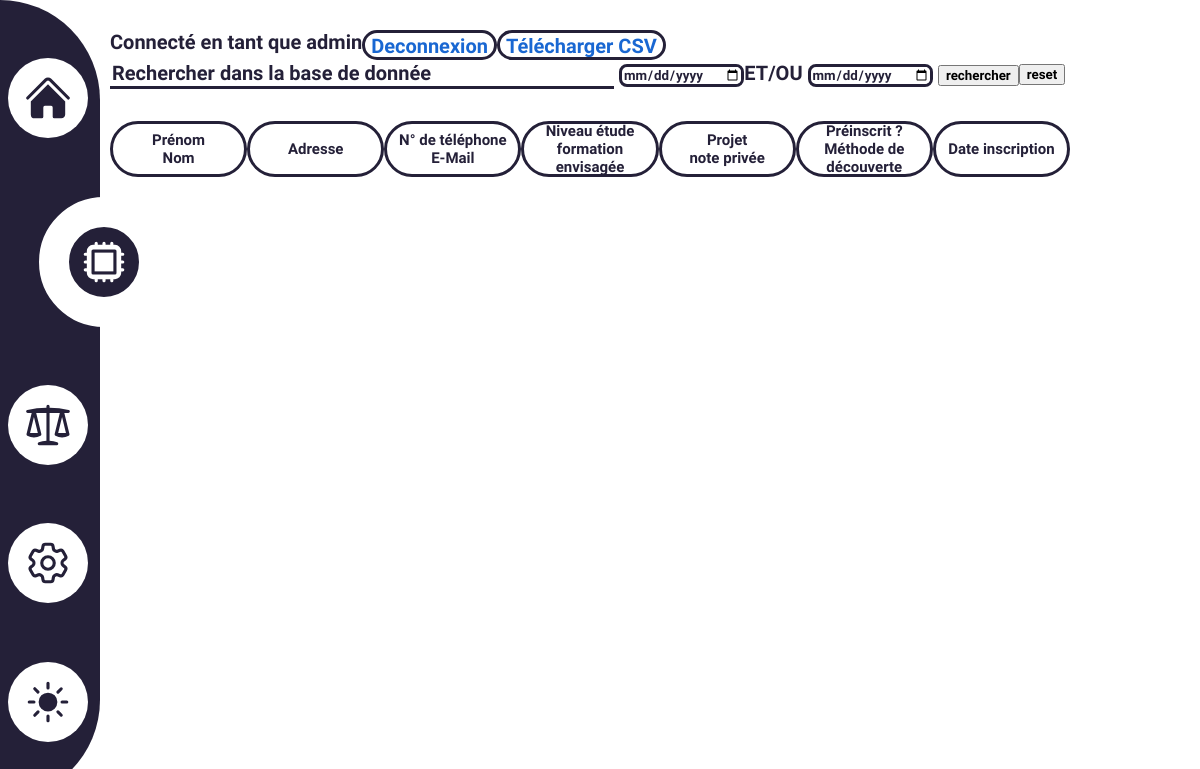
/admin.php (signed in), run on an earlier commit of the app's database.
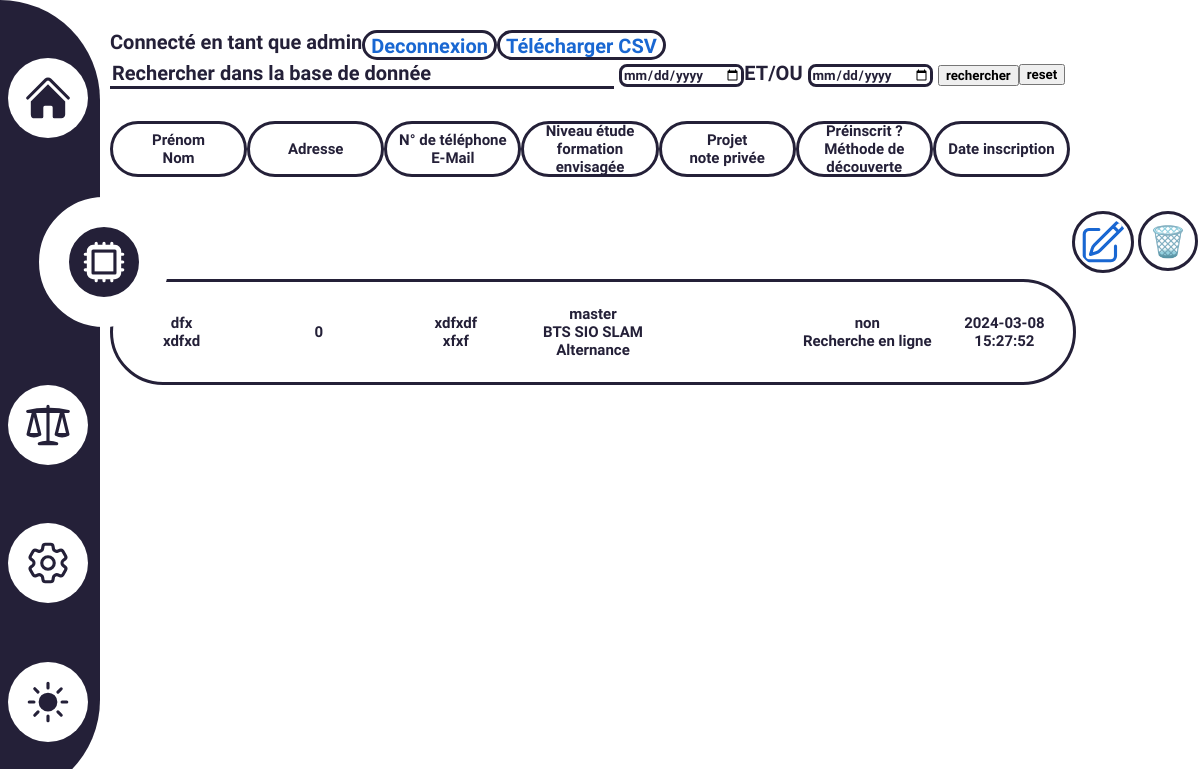
And on a later commit of the database.
### tables this page shows
CREATE TABLE IF NOT EXISTS `prospect` (
  `id_prospect` int NOT NULL AUTO_INCREMENT,
  `prenom` varchar(50) NOT NULL,
  `nom` varchar(50) NOT NULL,
  `email` varchar(100) NOT NULL,
  `tel` varchar(10) NOT NULL,
  `adresse` varchar(100) NOT NULL,
  `ville` varchar(50) NOT NULL,
  `code_postal` int NOT NULL,
  `formation` varchar(50) NOT NULL,
  `formation_option` varchar(50) NOT NULL,
  `formation_alternance` int NOT NULL,
  `projet` text NOT NULL,
  `note_prive` text NOT NULL,
  `pre_inscrit` tinyint(1) NOT NULL,
  `niveau_etude` varchar(20) NOT NULL,
  `decouverte_IIA` varchar(100) NOT NULL,
  `heure_enregistrement` datetime NOT NULL,
  PRIMARY KEY (`id_prospect`)
);

CREATE TABLE IF NOT EXISTS `niveau_etude` (
  `id_niveau` int NOT NULL AUTO_INCREMENT,
  `RNCP` varchar(20) NOT NULL,
  `equivalent` varchar(10) NOT NULL,
  PRIMARY KEY (`id_niveau`)
);

### admin.php (the view, shortened to what this page needs)
 <?php
require_once('base_donnee.php');
$tableau=1;
$keywords = "";
$date1 = "";
$date2 = "";
?>
<!DOCTYPE html>
<html lang="en">
<head>
    <link rel="stylesheet" href="<?php echo $_SESSION['Mode'] ?>.css">
</head>
<body class="admin_page">
    <div class="nav_hitbox">
<nav>
        <div class="nav_container">
            <a href="Home.php">
                <div class="button">
                </div>
            </a>
             </div>
        <div>
            <div class="button_active">
            </div>
        </div>
        <div class="nav_container">
            <a href="MentionsLegales.php">
                <div class="button">
                </div>
            </a>
        </div>
        <div class="nav_container">
            <a href="reglage.php">
                <div class="button">
                </div>
            </a>
        </div>
        <div class="nav_container">
            <a href="configuration.php">
                <div class="button">
                </div>
            </a>
        </div>
    </nav>
    </div>
    <div class="content_admin">
    <div class="head_admin">
    <div class="head_admin_container">
    <?php echo 'Connecté en tant que'. ' ' . htmlentities($_SESSION['utilisateur']); ?>
        <form action="deconnexion.php" method="post">
            <input type="submit" name="deconnecter" class="disconnect_button" value="Deconnexion" />
        </form>
        <form method="post">
            <input type="submit" class="disconnect_button" name="download_csv" value="Télécharger CSV">
        </form>
    </div>
    <div class="head_admin_container">
        <form action="<?php echo htmlspecialchars($_SERVER["PHP_SELF"]); ?>" method="get" name="search">
            <input type="text" name="keywords" value="<?php echo $keywords;?>" placeholder="Rechercher dans la base de donnée">
            <input type="date" name="date1" value="<?php echo $date1;?>" placeholder="Rechercher une date supérieur à ">ET/OU
            <input type="date" name="date2" value="<?php echo $date2;?>" placeholder="Rechercher une date inférieur à ">
            <input type="submit" name="valider" value="rechercher" >
        </form>
        <form action="<?php echo htmlspecialchars($_SERVER["PHP_SELF"]); ?>" method="get" name="reset">
            <input type="submit" name="1" value="reset" >
        </form>
    </div>
    </div>
    <div class="line_table index">
    <div class="content_line"><span>Prénom</span><span>Nom</span></div>
    <div class="content_line"><span>Adresse</span></div>
    <div class="content_line"><span>N° de téléphone</span><span>E-Mail</span></div>
    <div class="content_line"><span>Niveau étude</span><span>formation envisagée</span></div>
    <div class="content_line"><span>Projet</span><span>note privée</span></div>
    <div class="content_line"><span>Préinscrit ?</span><span>Méthode de découverte</span></div>
    <div class="content_line"><span>Date inscription</span></div>
    </div>
        <div class="all_table">
            <?php
            if($tableau==1){
                $sql='SELECT * FROM prospect,niveau_etude WHERE prospect.niveau_etude=niveau_etude.equivalent ORDER BY id_prospect';
                $temp=$pdo->prepare($sql);
                $temp->execute();
                while ($resultats = $temp -> fetch()){ ?>
                    <div class="table_container">
                        <div class="button_table">
                    <?php echo '<a href="modification.php?id=' . $resultats['id_prospect'] . '"><svg xmlns="http://www.w3.org/2000/svg" fill="none" viewBox="0 0 24 24" stroke-width="1.5" stroke="currentColor" class="w-6 h-6">' ?>
                        </svg>
                        </a>
                        <form action="admin.php" method="post">
                            <input type="submit" class="delete-btn" value="🗑️">
                        </form>
                    </div>
                    <?php echo '<div class="line_table">
                        <div class="content_line"><div>' . $resultats['prenom'] .'</div><div>'. $resultats['nom'] . '</div></div>
                        <div class="content_line"><div>' . $resultats['adresse'] .'</div><div>'. $resultats['code_postal'] .' '. $resultats['ville'] . '</div></div>
                        <div class="content_line"><div>' . $resultats['tel'] .'</div><div>'. $resultats['email'] . '</div></div>
                        <div class="content_line"><div>' . $resultats['equivalent'] .'</div><div>'. $resultats['formation'] .' '.$resultats['formation_option'].' ';
                        if ($resultats['formation_alternance'] == 1) {
                            echo 'Alternance';
                        }elseif ($resultats['formation_alternance'] == -1) {
                            echo 'Initial';
                        }else {
                            echo 'Ne sait pas';
                        }
                        echo  '</div></div>
                        <div class="content_line"><div>' . $resultats['projet'] .'</div><div>'. $resultats['note_prive'] . '</div></div>
                        <div class="content_line">';if ($resultats['pre_inscrit']== '1') {
                            echo '<div>oui</div>';
                        } else{
                            echo '<div>non</div>';
                        };
                        echo '<div>'.$resultats['decouverte_IIA'] .'</div></div>
                        <div class="content_line">'.$resultats['heure_enregistrement'].'</div>
                    </div>
                    </div>';
                }
             } ?>
    </div>
</body>
</html>

### jour.css (style rules this page uses)
* { margin:0; font-family: 'Dosis', sans-serif; font-weight: 700; --background-color:#Fff; --secondary-color:#242038; --third-color:rgb(25,103,210); }
body { background-color: var(--background-color); }
.nav_hitbox { position: fixed; width: 150px; height: 100vh; float: left; }
nav { transform: translateX(-80%); position: fixed; float: left; display: flex; justify-content: space-evenly; flex-direction: column; width:100px; height:100vh; background-color: var(--secondary-color); border-top-right-radius:100px ; border-bottom-right-radius: 100px; transition: 0.5s; }
.button_active { display: flex; justify-content: center; align-items: center; transform: translateX(30%); width: 130px; height: 130px; border-radius:100% ; background-color: var(--secondary-color); box-sizing: border-box; border: var(--background-color) 30px solid; }
.button_active svg { color:var(--background-color); }
.button svg { color:var(--secondary-color); }
.button { display: flex; justify-content: center; align-items: center; transform: translateX(10%); width: 80px; height: 80px; border-radius:100% ; background-color: var(--background-color); transition: 1s; }
.nav_container { width:150%; }
svg { width: 50px; height: 50px; }
.admin_page { height:auto; overflow: hidden; }
.all_table { max-height:70vh; overflow-y: auto; overflow-x: hidden; }
.line_table { display:flex; flex-direction: row; align-items: center; border:3px solid var(--secondary-color); border-radius:100px; margin-bottom:10px; margin-top:10px; width: 80vw; height:100px; }
.index { border:none; }
.index .content_line { background-color: var(--background-color); height:50%; border:3px solid var(--secondary-color); border-radius: 100px; }
.content_line { display: flex; flex-direction: column; justify-content: center; width:calc(100%/6); text-align: center; font-size: 15px; }
.content_admin { margin-left:110px; height:auto; color:var(--secondary-color); }
.button_table { display: flex; flex-direction: row; float:right; }
.button_table a svg, .delete-btn { cursor:pointer; color:var(--third-color); border:3px solid var(--secondary-color); border-radius: 100%; width:50px; height:50px; font-size: 30px; padding: 3px; margin:2px; }
.delete-btn { width: 60px; height: 60px; background-color: var(--background-color); }
.disconnect_button { font-size:20px; cursor: pointer; border:3px solid var(--secondary-color); border-radius: 100px; width:auto; height:30px; background-color: var(--background-color); color: var(--third-color); transition: 0.5s; }
.head_admin { font-size:20px; padding-top: 30px; width:90%; display: flex; flex-direction: column; justify-content: space-between; }
.head_admin_container { display: flex; flex-direction: row; }
.head_admin_container input[type="text"] { appearance: none; background-color: var(--background-color); border:none; border-bottom:3px solid var(--secondary-color); color:var(--secondary-color); width: 500px; font-size: 20px; }
.head_admin_container input[type="text"]::placeholder { color:var(--secondary-color); }
.head_admin_container input[type="date"] { background-color: var(--background-color); border: none; border:3px solid var(--secondary-color); border-radius: 8px; color:var(--secondary-color); }

What changed in the data, as far as the page shows it:
added prospect: prenom "dfx", nom "xdfxd", code_postal "0", tel "xdfxdf", email "xfxf", niveau_etude.equivalent "master", formation "BTS SIO", formation_option "SLAM", formation_alternance "Alternance", pre_inscrit "non", decouverte_IIA "Recherche en ligne", heure_enregistrement "2024-03-08 15:27:52"
